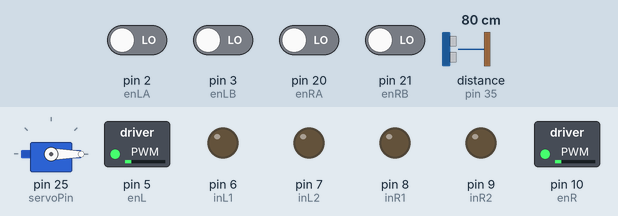
Recording of a sketch running on a simulated Arduino Mega 2560, built with avr-gcc and run on an emulated ATmega2560. On the bench: servo, switched loads named in the sketch (green lamp = pin HIGH), output pins drawn as LEDs (lit = HIGH). The inputs (shaded band) are chosen by the test bench; at power-on: pin 2 (enLA), pin 3 (enLB), pin 20 (enRA), pin 21 (enRB) LOW, distance to the obstacle (sensor on pin 35) 80 cm. What the sketch prints to the serial monitor is not drawn.

Above: at 0.2 s.
Timing chart, 0 to 1.7 s (numbered marks = the images above):
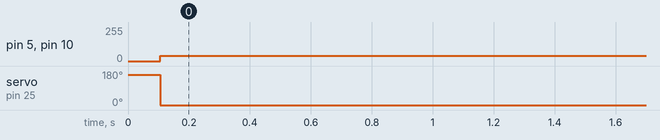

Measured:
- by itself, pin 5 (enL), pin 10 (enR): 0/255 → 40/255 at 0.11 s
- by itself, servo on pin 25 (servoPin): 160° → 0° at 0.11 s

The sketch:

MergeStateFinal.ino
```cpp
// Mega2560
// external interrupt int.0    int.1    int.2   int.3   int.4   int.5
// pin                  2         3      21      20      19      18

#include <TimerOne.h>
#include <HCSR04.h>
#include <Wire.h>
#include <Servo.h>

HCSR04 hc(34,35);
int servoPin = 25;
Servo grabber;

#define PI 3.1415926535897932384626433832795
float d = 0.172; // wheel distance
float r = 0.0225; // wheel radius
float samplingTime = 0.1; //0.5;  // sampling time
const int ENCODER_RESOLUTION = 2100;
float M_PER_REV = 2*PI*r;

// Left Motor
int enL = 5;
int inL1 = 6;
int inL2 = 7;

// Right motor
int enR = 10;
int inR1 = 8;
int inR2 = 9;

// For encoder
int enLA = 2;
int enLB = 3;

int enRA = 20;
int enRB = 21;

volatile int leftEnCount = 0;
volatile int rightEnCount = 0;
float vR, vL;

// PID constants
float Kp = 500;  // Proportional gain
float Ki = 700;  // Integral gain
float Kd = 100;  // Derivative gain
float set_vL = 0, set_vR = 0;
float err_vL = 0, err_vR = 0, pre_err_vL = 0, pre_err_vR = 0;
float integralL = 0, integralR = 0, derivativeR = 0, derivativeL = 0;
float controlOutputL = 0, controlOutputR = 0;

float ultra = 0.0;

int grab = 0;
bool grabbed;
int status = 0;

void setup()
{
  Serial.begin(9600);

  // Setup interrupt
  attachInterrupt(digitalPinToInterrupt(enLA), leftEnISRA, RISING);
  attachInterrupt(digitalPinToInterrupt(enLB), leftEnISRB, RISING);

  attachInterrupt(digitalPinToInterrupt(enRA), rightEnISRA, RISING);
  attachInterrupt(digitalPinToInterrupt(enRB), rightEnISRB, RISING);

  // Set all the motor control pins to outputs
	pinMode(enR, OUTPUT);
	pinMode(enL, OUTPUT);
	pinMode(inR1, OUTPUT);
	pinMode(inR2, OUTPUT);
	pinMode(inL1, OUTPUT);
	pinMode(inL2, OUTPUT);

  grabber.attach(servoPin);

	// Turn off motors - Initial state
	digitalWrite(inR1, LOW);
	digitalWrite(inR2, LOW);
	digitalWrite(inL1, LOW);
	digitalWrite(inL2, LOW);

  // Initialize TimerOne to call the toggleLED function every 1 second (1000000 microseconds)
  // Note: This timer will use pin 12 so do not use it for other function
  Timer1.initialize(1000000*samplingTime); // 1,000,000 microseconds = 1 second
  Timer1.attachInterrupt(VelCtrlTimer); // Attach the interrupt to the calculate velocity
  grabber.write(160);
}

void loop() {
  // Check if data is available on the serial port
  if (Serial.available() > 0) {
    String data = Serial.readStringUntil('\n'); // Read data until newline
    data.trim(); // Remove any leading/trailing whitespace

    int firstSeparatorIndex = data.indexOf(' '); // Find the first space
    int secondSeparatorIndex = data.indexOf(' ', firstSeparatorIndex + 1); // Find the second space

    if (firstSeparatorIndex != -1 && secondSeparatorIndex != -1) {
      // Parse the three values from the input string
      set_vL = data.substring(0, firstSeparatorIndex).toFloat();
      set_vR = data.substring(firstSeparatorIndex + 1, secondSeparatorIndex).toFloat();
      grab = data.substring(secondSeparatorIndex + 1).toInt();
    }
  }
}

void VelCtrlTimer() {
  ultra = hc.dist();

  Serial.println(status);

  if (ultra > 5){
    status = 0;
    grabber.write(0);
  }
  else {
    if (grab == 0){
      if (grabbed == true){
        status = 0;
        grabber.write(0);
        delay(2000);
      }
    }
    else {
      if (grabbed == false){
        delay(400);
        grabber.write(70);
        status = 1;
        grabbed = true;
      }
      else {
        status = 1;
        grabber.write(70);
      }
    }
  }

  // Calculate wheel velocities in m/s
  // v = (leftEncoderCount/ENCODER_RESOLUTION)  * M_PER_REV / samplingTime
  vR = (float(rightEnCount)/(ENCODER_RESOLUTION+0))*M_PER_REV/samplingTime;
  vL = (float(leftEnCount)/(ENCODER_RESOLUTION+0))*M_PER_REV/samplingTime;

  // Reset encoder counts for the next calculation
  leftEnCount = 0;
  rightEnCount = 0;

  // PID calculations
  err_vL = set_vL - vL;
  err_vR = set_vR - vR;

  integralR += err_vR * samplingTime;
  derivativeR = (err_vR - pre_err_vR) / samplingTime;
  controlOutputR = Kp * err_vR + Ki * integralR + Kd * derivativeR;
  pre_err_vR = err_vR;

  integralL += err_vL * samplingTime;
  derivativeL = (err_vL - pre_err_vL) / samplingTime;
  controlOutputL = Kp * err_vL + Ki * integralL + Kd * derivativeL;
  pre_err_vL = err_vL;

  // Set the speed = 0 if the set value = 0
  if (set_vL == 0) {
    controlOutputL = 0;
  }

  if (set_vR == 0) {
    controlOutputR = 0;
  }

  setMotorSpeedR((int)controlOutputR);
  setMotorSpeedL((int)controlOutputL);

/*
  Serial.print("P: ");
  Serial.print(Kp * err_vL);
  Serial.print(" - I: ");
  Serial.print(Ki * integralL);
  Serial.print(" - D: ");
  Serial.print(Kd * derivativeL);
  Serial.print(" - All: ");
  Serial.print((int)controlOutputL);
  Serial.print(" - vL: ");
  Serial.println(vL);
*/

}

void setMotorSpeedL(int speed) {

  // Stop
  if (speed == 0) {
    digitalWrite(inL1, LOW);
    digitalWrite(inL2, LOW);
  }

  // set motor direction
  if (speed > 0) {
    digitalWrite(inL1, HIGH);
    digitalWrite(inL2, LOW);
  }

  if (speed < 0) {
    digitalWrite(inL1, LOW);
    digitalWrite(inL2, HIGH);
  }

  // Set motor speed
  speed = abs(speed);

  if (speed > 255) {
    speed = 255;
  }
  if (speed < 40) {
    speed = 40;
  }

  analogWrite(enL, speed);
}

void setMotorSpeedR(int speed) {

  // Stop
  if (speed == 0) {
    digitalWrite(inR1, LOW);
    digitalWrite(inR2, LOW);
  }

  // set motor direction
  if (speed > 0) {
    digitalWrite(inR1, LOW);
    digitalWrite(inR2, HIGH);
  }

  if (speed < 0) {
    digitalWrite(inR1, HIGH);
    digitalWrite(inR2, LOW);
  }

  // Set motor speed
  speed = abs(speed);
  if (speed > 255) {
    speed = 255;
  }
  if (speed < 40) {
    speed = 40;
  }

  analogWrite(enR, speed);
}

void stop() {
	// Turn off motors
	digitalWrite(inR1, LOW);
	digitalWrite(inR2, LOW);
	digitalWrite(inL1, LOW);
	digitalWrite(inL2, LOW);
}

void leftEnISRA() {
  if (digitalRead(enLB) == HIGH) {
    leftEnCount++;
  } else {
    leftEnCount--;
  }
}

void leftEnISRB() {
  if (digitalRead(enLA) == HIGH) {
    leftEnCount--;
  } else {
    leftEnCount++;
  }
}

void rightEnISRA() {
  if (digitalRead(enRB) == HIGH) {
    rightEnCount--;
  } else {
    rightEnCount++;
  }
}

void rightEnISRB() {
  if (digitalRead(enRA) == HIGH) {
    rightEnCount++;
  } else {
    rightEnCount--;
  }
}
```
